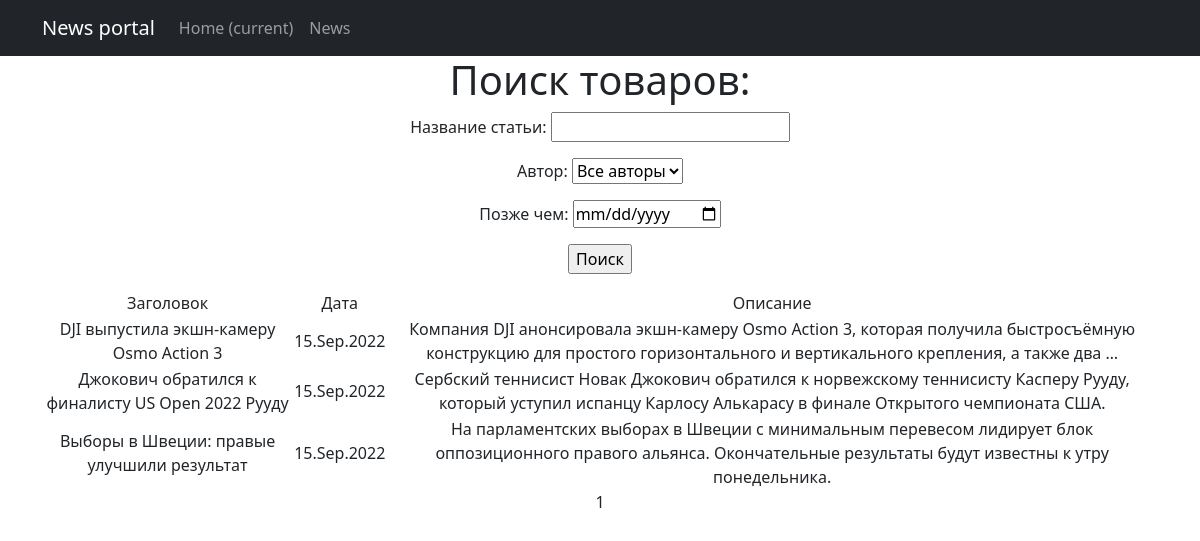
Page /news/search/ on the earlier database version.
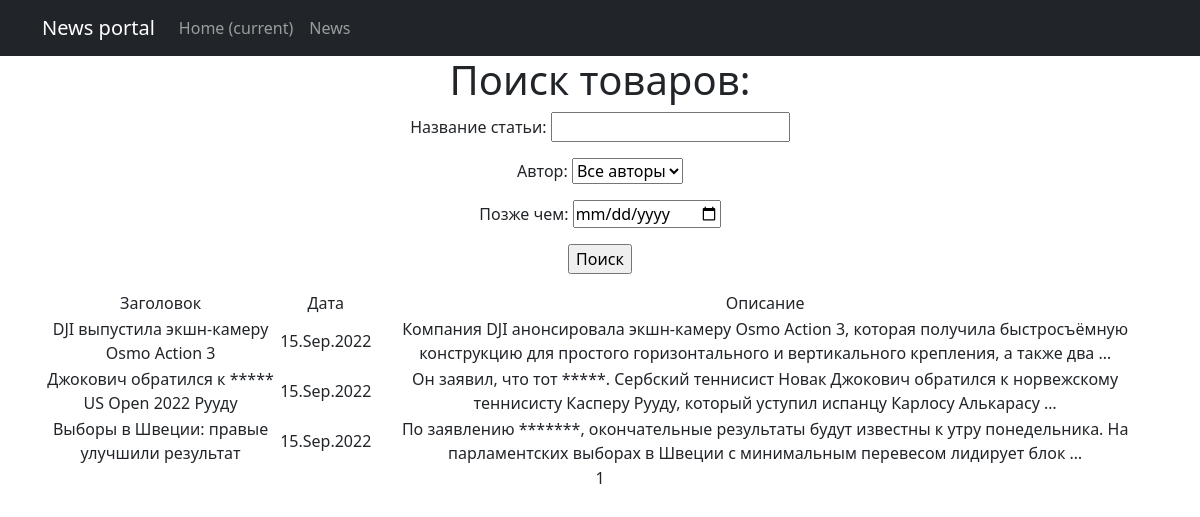
Same page on the later database version.
### news/models.py (models this page shows, shortened)
class Post(models.Model):
    news = 'NW'
    article = 'AR'
    TYPE_CHOICES = [
        (article, 'Article'),
        (news, 'News')
    ]
    author = models.ForeignKey(Author, on_delete=models.CASCADE)
    category = models.ManyToManyField(Category, through='PostCategory')
    post_type = models.CharField(max_length=2, choices=TYPE_CHOICES)
    post_date = models.DateTimeField(auto_now_add=True)
    post_title = models.CharField(max_length=255)
    post_text = models.TextField()
    post_rating = models.IntegerField(default=0)

### news/views.py (the view)
# urls.py: path('search/', PostSearch.as_view(), name='post_search'),
class PostSearch(ListView):
    model = Post
    template_name = 'post_search.html'
    context_object_name = 'news'
    paginate_by = 5
    def get_queryset(self):
        queryset = super().get_queryset()
        self.filterset = PostFilter(self.request.GET, queryset)
        return self.filterset.qs
    def get_context_data(self, **kwargs):
        context = super().get_context_data(**kwargs)
        context['filterset'] = self.filterset
        return context

### news/models.py (called while the page is built)
    def __str__(self):
        return f'{self.user.username}'

### news/templatetags/custom_filters.py (called while the page is built)
@register.filter()
def censor(value):
    for _ in CENSOR_WORDS:
        value = value.replace(_, "*" * len(_))
    return f'{value}'

### templates/post_search.html (shortened to what this page needs)
{% extends 'flatpages/default.html' %}
{% load custom_filters %}
{% load custom_tags %}
{% block content %}
    <h1>Поиск товаров:</h1>
    <form action="" method="get">
        {{ filterset.form.as_p }}
        <input type="submit" value="Поиск">
    </form>
    <p>
    {% if news %}
        <table>
            <tr>
                <td>Заголовок</td>
                <td>Дата</td>
                <td>Описание</td>
            </tr>
            {% for post in news %}
            <tr>
                <td>{{ post.post_title|censor }}</td>
                <td>{{ post.post_date|date:'d.M.Y' }}</td>
                <td>{{ post.post_text|truncatewords:20|censor }}</td>
            </tr>
            {% endfor %}
        </table>
    {% else %}
        <h2>"Новостей нет"</h2>
    {% endif %}
    {{ page_obj.number }}
{% endblock content %}

Differences in the rows shown:
changed Post: post_title|censor "Джокович обратился к финалисту US Open 2022 Рууду" → "Джокович обратился к ***** US Open 2022 Рууду"; post_text|censor "Сербский теннисист Новак Джокович обратился к норвежскому теннисисту Касперу Рууду, который уступил испанцу Карлосу Алькарасу в финале Открытого чемпионата США." → "Он заявил, что тот *****. Сербский теннисист Новак Джокович обратился к норвежскому теннисисту Касперу Рууду, который уступил испанцу Карлосу Алькарасу …"
changed Post "Выборы в Швеции: правые улучшили результат": post_text|censor "На парламентских выборах в Швеции с минимальным перевесом лидирует блок оппозиционного правого альянса. Окончательные результаты будут известны к утру понедельника." → "По заявлению *******, окончательные результаты будут известны к утру понедельника. На парламентских выборах в Швеции с минимальным перевесом лидирует блок …"
